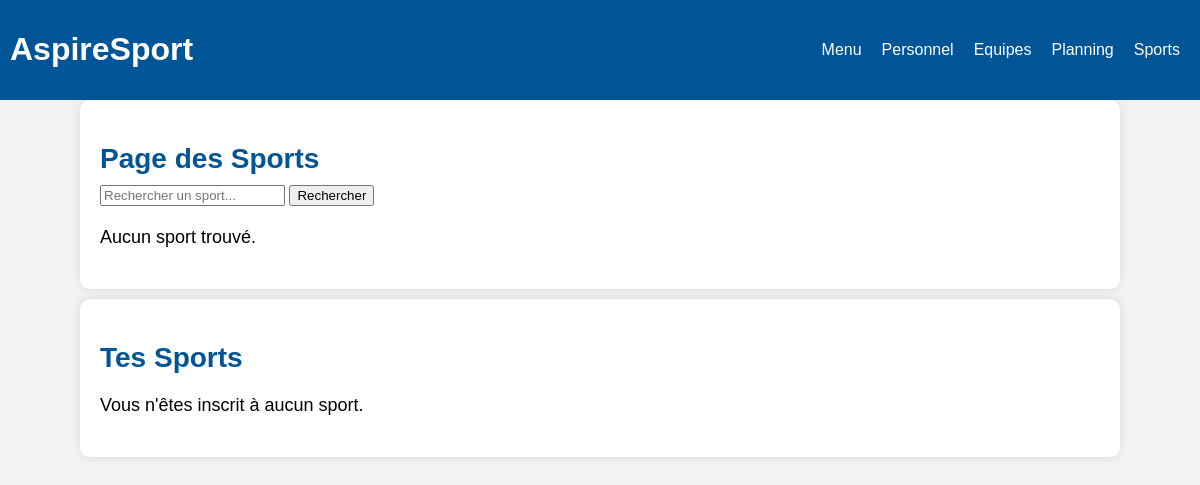
The app's page /vue/Sport.php?recherche=Basketball, older data.
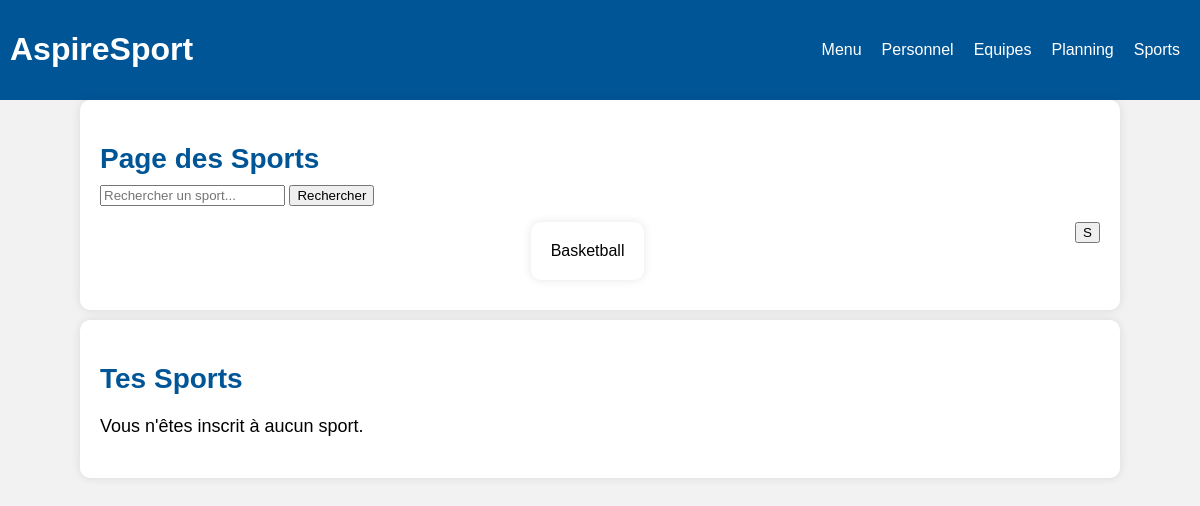
The same page, newer data.
### tables this page shows
CREATE TABLE IF NOT EXISTS `sport` (
  `Id_Sport` int NOT NULL AUTO_INCREMENT,
  `nom_sport` varchar(50) DEFAULT NULL,
  PRIMARY KEY (`Id_Sport`)
);

### vue/Sport.php (the view, shortened to what this page needs)
<html lang="fr">
<head>
    <link rel="stylesheet" href="../assert/style.css">
</head>
<body>
    <header>
        <h1>AspireSport</h1>
        <nav>
            <ul>
                <li><a href="../vue/Home.php">Menu</a></li>
                <li><a href="../vue/Personnel.php">Personnel</a></li>
                <li><a href="../vue/Equipes.php">Equipes</a></li>
                <li><a href="../vue/Planning.php">Planning</a></li>
                <li><a href="../vue/Sport.php">Sports</a></li>
            </ul>
        </nav>
    </header>
    <main>
        <h2>Page des Sports</h2>
        <form action="Sport.php" method="get">
            <input type="text" name="recherche" placeholder="Rechercher un sport...">
            <input type="submit" value="Rechercher">
        </form>
    <?php
    require "../model/CBDD.php";
    $recherche = isset($_GET['recherche']) ? $_GET['recherche'] : '';
    $sql = "SELECT * FROM sport WHERE nom_sport LIKE :recherche OR :recherche = ''";
    $stmt = $pdo->prepare($sql);
    $stmt->bindValue(':recherche', '%' . $recherche . '%');
    $stmt->execute();
    $sports = $stmt->fetchAll(PDO::FETCH_ASSOC);
    if ($sports) {
        echo "<ul>";
        foreach ($sports as $sport) {
            echo "<main>".htmlspecialchars($sport['nom_sport']). "</main>" ;
            echo "<form action='../controller/inscription_sport.php' method='post' style='display:inline;'>";
            echo "<input type='submit' value='S'inscrire'>";
            echo "</form>";
        }
        echo "</ul>";
    } else {
        echo "<p>Aucun sport trouvé.</p>";
    }
    ?>
    </main>
    <main>
        <h2>Tes Sports</h2>
        <?php
            $idClient = $_SESSION['user']['Id_Client'];
            $stmt = $pdo->prepare("SELECT s.Id_Sport, s.nom_sport FROM sport s INNER JOIN pratique p ON s.Id_Sport = p.Id_Sport WHERE p.Id_Client = :idClient");
            $stmt->execute(['idClient' => $idClient]);
            $mesSports = $stmt->fetchAll(PDO::FETCH_ASSOC);
            if ($mesSports) {
                echo "<ul>";
                foreach ($mesSports as $monSport) {
                    echo "<li>" . htmlspecialchars($monSport['nom_sport']) . "</li>";
                }
                echo "</ul>";
            } else {
                echo "<p>Vous n'êtes inscrit à aucun sport.</p>";
            }
        ?>
    </main>
</body>
</html>

Row changes from the older to the newer data that the page shows:
added sport: nom_sport "Basketball"
Text that changed along with them:
text no longer shown: "Aucun sport trouvé."
